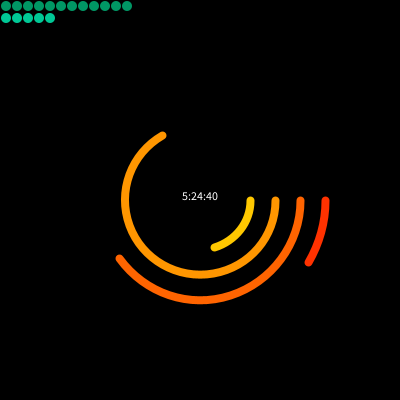
Frame 1 (no input)
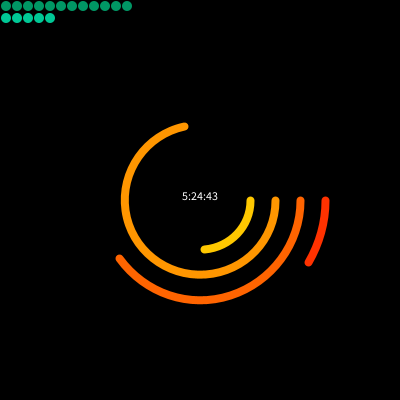
Frame 60 (the mouse pressed at the canvas centre just before this capture)
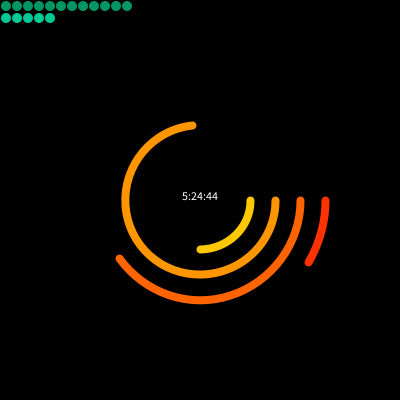
Frame 120 (the mouse held since frame 60 and released just before this capture)

The Processing sketch that drew these frames (run headless with seeded random() and noise(); from frame 60 on, the mouse is pressed at the canvas centre):

// Processing sketch: main
// ── main.pde
void setup() {
  size(400, 400);
}

void draw() {
  background(0);
  
  // draw months
  int w = 6;
  int h = 6;
  int count = 0;
  while (count < month()) {
    count++;

    fill(0, 150, 100);
    noStroke();
    ellipse(w, h, 10, 10);

    w += 11;
  }
  
  // draw days
  w = 6;
  h = 18;
  count = 0;
  while (count < day()) {
    count++;

    fill(0, 200, 150);
    noStroke();
    ellipse(w, h, 10, 10);

    w += 11;
  }

  // draw clock
  drawArc(0, 60, hour() % 24, 250, color(255, 50, 0));
  drawArc(0, 60, minute() % 60, 200, color(255, 100, 0));
  drawArc(0, 60, second() % 60, 150, color(255, 150, 0));
  drawArc(0, 1000, millis() % 1000, 100, color(255, 200, 0));

  // draw time text
  String timeText = hour() + ":" + minute() + ":" + second();

  textAlign(CENTER);
  textSize(12);
  fill(255);
  text(timeText, width/2, height/2);
}

private void drawArc(int min, int max, int val, int w, color c) {
  float deg = map(val, min, max/2, 0, PI);

  strokeWeight(8);
  noFill();
  stroke(c);
  arc(width/2, height/2, w, w, 0, deg);
}
